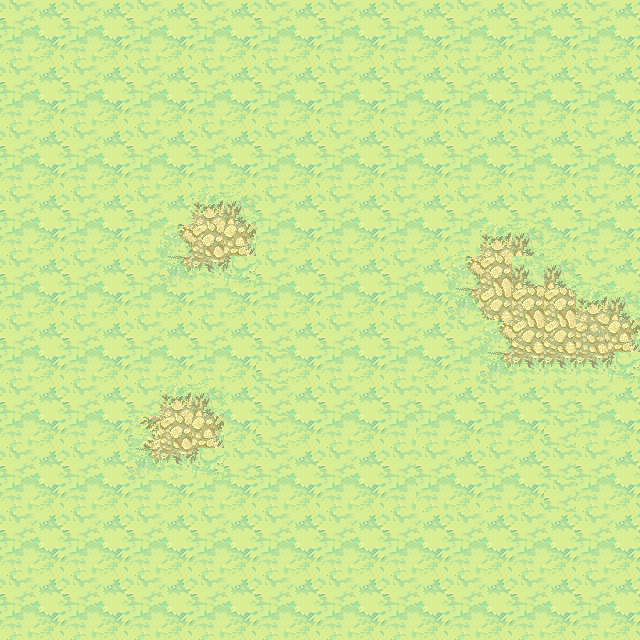

The image is a tile-based game level rendered from a .tmx file. Its description and source (layers, tilesets, objects; grid data summarised) follow:
An orthogonal 20x20 tile map with 32x32 px tiles, 1 tile layer (background), 1 hidden layer not drawn, 6 tilesets.

<map version="1.0" orientation="orthogonal" renderorder="right-down" width="20" height="20" tilewidth="32" tileheight="32" nextobjectid="16">
 <tileset firstgid="1" name="ObjectLayer" tilewidth="32" tileheight="32" tilecount="84" columns="14">
  <image source="ObjectLayer.png" width="477" height="219" />
 </tileset>
 <tileset firstgid="85" name="ground_tiles" tilewidth="32" tileheight="32" tilecount="441" columns="21">
  <image source="ground_tiles.png" width="672" height="701" />
  <terraintypes>
   <terrain name="pradera" tile="43" />
   <terrain name="tierra" tile="106" />
   <terrain name="agua" tile="191" />
   <terrain name="piedra" tile="67" />
   <terrain name="mancha tierra" tile="34" />
   <terrain name="mancha gris" tile="99" />
   <terrain name="piedra marron" tile="274" />
  </terraintypes>
  <tile id="12" terrain="1,1,1,4" />
  <tile id="13" terrain="1,1,4,4" />
  <tile id="14" terrain="1,1,4,1" />
  <tile id="15" terrain="4,4,4,1" />
  <tile id="16" terrain="4,4,1,4" />
  <tile id="33" terrain="1,4,1,4" />
  <tile id="34" terrain="4,4,4,4" />
  <tile id="35" terrain="4,1,4,1" />
  <tile id="36" terrain="4,1,4,4" />
  <tile id="37" terrain="1,4,4,4" />
  <tile id="43" terrain="0,0,0,0" />
  <tile id="44" terrain="0,0,0,0" />
  <tile id="54" terrain="1,4,1,1" />
  <tile id="55" terrain="4,4,1,1" />
  <tile id="56" terrain="4,1,1,1" />
  <tile id="64" terrain="0,0,0,0" />
  <tile id="65" terrain="0,0,0,0" />
  <tile id="67" terrain="3,3,3,3" />
  <tile id="72" terrain="0,0,0,1" />
  <tile id="73" terrain="0,0,1,0" />
  <tile id="90" terrain="0,0,0,1" />
  <tile id="91" terrain="0,0,1,1" />
  <tile id="92" terrain="0,0,1,0" />
  <tile id="93" terrain="0,1,0,0" />
  <tile id="94" terrain="1,0,0,0" />
  <tile id="96" terrain="1,1,1,5" />
  <tile id="97" terrain="1,1,5,5" />
  <tile id="98" terrain="1,1,5,1" />
  <tile id="106" terrain="1,1,1,1" />
  <tile id="107" terrain="1,1,1,1" />
  <tile id="108" terrain="1,1,1,1" />
  <tile id="111" terrain="0,1,0,1" />
  <tile id="113" terrain="1,0,1,0" />
  <tile id="114" terrain="1,1,1,0" />
  <tile id="115" terrain="1,1,0,1" />
  <tile id="117" terrain="1,5,1,5" />
  <tile id="119" terrain="5,1,5,1" />
  <tile id="120" terrain="1,5,5,1" />
  <tile id="121" terrain="5,1,1,5" />
  <tile id="127" terrain="1,1,1,1" />
  <tile id="128" terrain="1,1,1,1" />
  <tile id="129" terrain="1,1,1,1" />
  <tile id="132" terrain="0,1,0,0" />
  <tile id="133" terrain="1,1,0,0" />
  <tile id="134" terrain="1,0,0,0" />
  <tile id="135" terrain="1,0,1,1" />
  <tile id="136" terrain="0,1,1,1" />
  <tile id="137" terrain=",,2," />
  <tile id="138" terrain="1,5,1,1" />
  <tile id="139" terrain="5,5,1,1" />
  <tile id="140" terrain="5,1,1,1" />
  <tile id="141" terrain="5,1,1,5" />
  <tile id="142" terrain="1,5,5,1" />
  <tile id="148" terrain="1,1,1,1" />
  <tile id="149" terrain="1,1,1,1" />
  <tile id="150" terrain="1,1,1,1" />
  <tile id="158" terrain="2,,," />
  <tile id="174" terrain="0,0,0,2" />
  <tile id="175" terrain="0,0,2,2" />
  <tile id="176" terrain="0,0,2,0" />
  <tile id="177" terrain="0,0,0,0" />
  <tile id="190" terrain="2,2,2,2" />
  <tile id="191" terrain="2,2,2,2" />
  <tile id="192" terrain=",,,3" />
  <tile id="193" terrain=",,3,3" />
  <tile id="194" terrain=",,3," />
  <tile id="195" terrain="0,2,0,2" />
  <tile id="196" terrain="2,2,2,2" />
  <tile id="197" terrain="2,0,2,0" />
  <tile id="198" terrain="0,2,2,2" />
  <tile id="199" terrain="2,0,2,2" />
  <tile id="211" terrain="2,2,2,2" />
  <tile id="212" terrain="2,2,2,2" />
  <tile id="213" terrain=",3,,3" />
  <tile id="214" terrain="2,2,2,2" />
  <tile id="215" terrain="3,,3," />
  <tile id="216" terrain="0,2,0,0" />
  <tile id="217" terrain="2,2,0,0" />
  <tile id="218" terrain="2,0,0,0" />
  <tile id="219" terrain="2,2,0,2" />
  <tile id="220" terrain="2,2,2,0" />
  <tile id="234" terrain=",3,," />
  <tile id="235" terrain="3,3,," />
  <tile id="236" terrain="3,,," />
  <tile id="258" terrain="0,0,0,0" />
  <tile id="259" terrain="0,0,6,6" />
  <tile id="260" terrain="0,0,6,0" />
  <tile id="262" terrain="6,0,6,0" />
  <tile id="274" terrain="6,6,6,6" />
  <tile id="275" terrain="6,6,6,6" />
  <tile id="277" terrain="6,6,6,0" />
  <tile id="278" terrain="0,6,0,6" />
  <tile id="279" terrain="0,6,0,6" />
  <tile id="280" terrain="6,6,6,6" />
  <tile id="281" terrain="6,6,6,0" />
  <tile id="282" terrain="6,6,6,0" />
  <tile id="283" terrain="6,6,0,6" />
  <tile id="295" terrain="6,6,6,6" />
  <tile id="296" terrain="6,6,6,6" />
  <tile id="298" terrain="6,0,6,6" />
  <tile id="299" terrain="0,6,6,6" />
  <tile id="300" terrain="0,6,0,0" />
  <tile id="301" terrain="6,6,0,0" />
  <tile id="302" terrain="6,0,0,0" />
  <tile id="303" terrain="6,0,6,6" />
  <tile id="304" terrain="0,6,6,6" />
 </tileset>
 <tileset firstgid="526" name="Extra_Unfinished4" tilewidth="32" tileheight="32" tilecount="88" columns="11">
  <image source="Extra_Unfinished4.png" width="360" height="266" />
 </tileset>
 <tileset firstgid="614" name="Cliff_tileset" tilewidth="32" tileheight="32" tilecount="240" columns="15">
  <image source="Cliff_tileset.png" width="503" height="518" />
 </tileset>
 <tileset firstgid="854" name="graphics-tiles-waterflow" tilewidth="32" tileheight="32" tilecount="81" columns="9">
  <image source="graphics-tiles-waterflow.png" width="319" height="293" />
 </tileset>
 <tileset firstgid="935" name="meta_tiles" tilewidth="32" tileheight="32" spacing="1" margin="1" tilecount="2" columns="2">
  <image source="meta_tiles.png" width="67" height="34" />
  <tile id="0">
   <properties>
    <property name="colisionable" value="true" />
    <property name="objeto" value="piedra" />
   </properties>
  </tile>
  <tile id="1">
   <properties>
    <property name="colisionable" value="true" />
    <property name="objeto" value="agua" />
   </properties>
  </tile>
 </tileset>
 <layer name="background" width="20" height="20">
  <data>[400 cells, 400 non-empty, 20 distinct tile ids]</data>
 </layer>
 <layer name="meta tiles" width="20" height="20" visible="0">
  <data>[400 cells, 31 non-empty, 1 distinct tile ids]</data>
 </layer>
</map>
